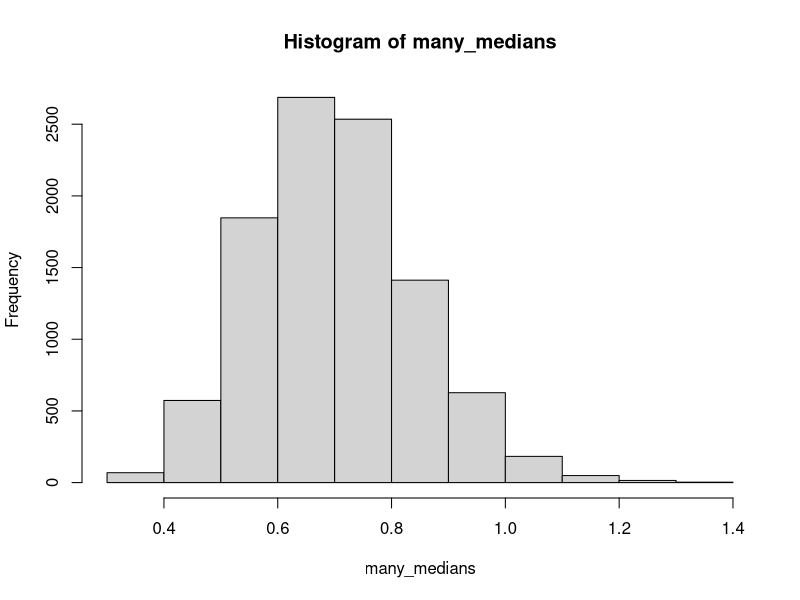

Reproduce this figure in R.
## ---- chunk 1
knitr::opts_chunk$set(echo = TRUE, size = "footnotesize")
## ---- chunk 2
simulations <- 10000
many_medians <- rep(NA, simulations)
set.seed(171005)
for (i in 1:simulations) {
  my_sample <- rexp(n = 51, rate = 1)
  many_medians[i] <- median(my_sample)
}
## ---- chunk 3
mean(many_medians) # actually: 0.70286
var(many_medians) # actually: 0.01978
## ---- chunk 4
hist(many_medians)
## ---- chunk 5
set.seed(9)
rexp(4)
rexp(4)
set.seed(9)
rexp(4)
## ---- chunk 6
simulations <- 10000
many_medians <- rep(NA, simulations)
set.seed(171005)
for (i in 1:simulations) {
  my_sample <- rexp(n = 51, rate = 1)
  many_medians[i] <- median(my_sample)
}
## ---- chunk 7
set.seed(171005)
many_medians <- replicate(simulations, 
                          median(rexp(n = 51, rate = 1)))
## ---- chunk 8
str(airquality) # a built-in dataset
## ---- chunk 9
for (month in unique(airquality$Month)) {
  print(mean(airquality$Ozone[airquality$Month == month], 
             na.rm = TRUE)) # prints but doesn't store
}
## ---- chunk 10
by(airquality$Ozone, list(month = airquality$Month), 
   mean, na.rm = TRUE)
## ---- chunk 11
ozone_summary <- by(airquality$Ozone, 
                    list(month = airquality$Month), 
                    mean, na.rm = TRUE)
unclass(ozone_summary) # one option
## ---- chunk 12
apply(X=airquality, MARGIN=2, FUN=mean, na.rm=TRUE)
## ---- chunk 13
apply(airquality, 2,
      function(x) { c(mean = mean(x, na.rm = TRUE),
                      sd = sd(x, na.rm = TRUE))})
## ---- chunk 14
mean_and_sd <- function(x, ...) { c(mean = mean(x, ...), 
                                    sd = sd(x, ...)) }
apply(airquality, 2, mean_and_sd, na.rm = TRUE)
## ---- chunk 15
by(airquality, list(toohot = airquality$Temp > 85),
   function(subset) { round(apply(subset, 2, mean_and_sd), 
                            digits = 2) })
